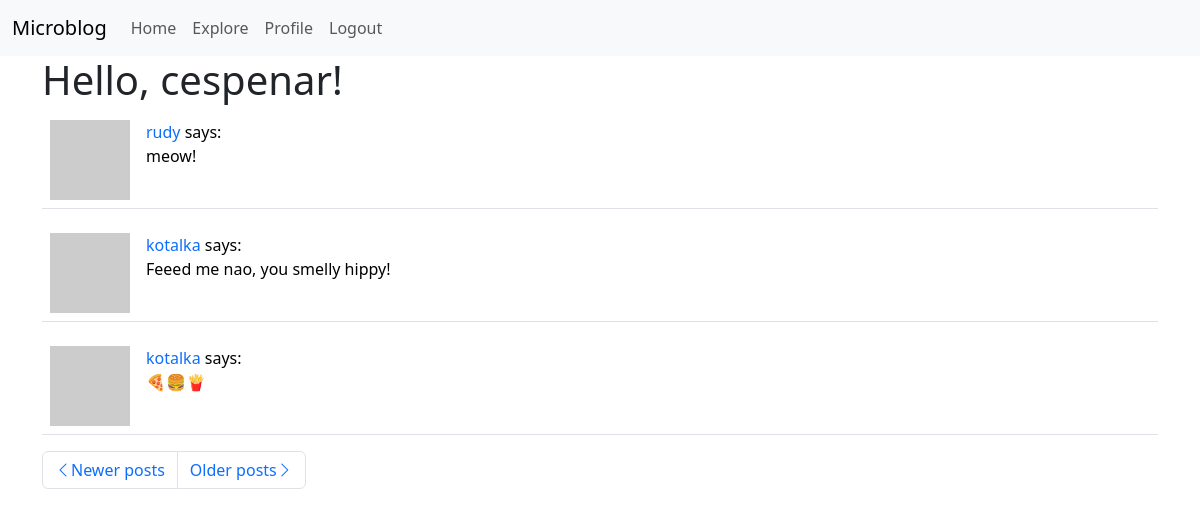
The app's page /explore?page=2 (signed in) with its own data.
### app/models.py (models this page shows, shortened)
class User(UserMixin, db.Model):
    id = db.Column(db.Integer, primary_key=True)
    username = db.Column(db.String(64), index=True, unique=True)
    email = db.Column(db.String(120), index=True, unique=True)
    password_hash = db.Column(db.String(128))
    posts = db.relationship('Post', backref='author', lazy='dynamic')
    about_me = db.Column(db.String(140))
    last_seen = db.Column(db.DateTime, default=datetime.utcnow)
    followed = db.relationship(
        'User',
        secondary=followers,
        primaryjoin=(followers.c.follower_id == id),
        secondaryjoin=(followers.c.followed_id == id),
        backref=db.backref('followers', lazy='dynamic'),
        lazy='dynamic'
    )
    def avatar(self, size):
        digest = md5(self.email.lower().encode('utf-8')).hexdigest()
        return f'https://www.gravatar.com/avatar/{digest}?d=identicon&s={size}'

class Post(db.Model):
    id = db.Column(db.Integer, primary_key=True)
    body = db.Column(db.String(140))
    timestamp = db.Column(db.DateTime, index=True, default=datetime.utcnow)
    user_id = db.Column(db.Integer, db.ForeignKey('user.id'))

### app/routes.py (the view)
@app.route('/explore')
@login_required
def explore():
    page = request.args.get('page', 1, type=int)
    posts = Post.query.order_by(Post.timestamp.desc()).paginate(
        page, app.config['POSTS_PER_PAGE'], False)
    next_url = url_for('explore',
                       page=posts.next_num) if posts.has_next else None
    prev_url = url_for('explore',
                       page=posts.prev_num) if posts.has_prev else None
    return render_template('index.html', title='Explore', posts=posts.items,
                           next_url=next_url, prev_url=prev_url)

### app/models.py (called while the page is built)
@login.user_loader
def load_user(id):
    return User.query.get(int(id))

### app/routes.py (called while the page is built)
@app.before_request
def before_request():
    if current_user.is_authenticated:
        current_user.last_seen = datetime.utcnow()
        db.session.commit()

### app/templates/index.html (shortened to what this page needs)
{% extends "base.html" %}
{% from 'bootstrap/form.html' import render_form %}
{% block app_content %}
    <h1>Hello, {{ current_user.username }}!</h1>
    {% for post in posts %}
        {% include '_post.html' %}
    {% endfor %}
    <nav aria-label="...">
        <ul class="pagination">
            <li class="page-item{% if not prev_url %} disabled{% endif %}">
                <a class="page-link" href="{{ prev_url or '#' }}"
                   aria-label="Previous">
                    <span class="bi-chevron-left" aria-hidden="true"></span>Newer
                    posts
                </a>
            </li>
            <li class="page-item{% if not next_url %} disabled{% endif %}">
                <a class="page-link" href="{{ next_url or '#' }}"
                   aria-label="Next">
                    Older posts<span class="bi-chevron-right"
                                     aria-hidden="true"></span>
                </a>
            </li>
        </ul>
    </nav>
{% endblock %}

### app/templates/_post.html
<table class="table table-hover">
    <tr>
        <td style="width: 70px">
            <a href="{{ url_for('user', username=post.author.username) }}">
                <img src="{{ post.author.avatar(70) }}" alt="User avatar">
            </a>
        </td>
        <td>
            <a href="{{ url_for('user', username=post.author.username) }}">
                {{ post.author.username }}
            </a>
            says:
            <br>
            {{ post.body }}
        </td>
    </tr>
</table>

### app/templates/base.html (style rules this page uses)
a { text-decoration: none; }

### records on screen
User: username "cespenar"
Post: author.username "rudy", body "meow!"
Post: author.username "kotalka", body "Feeed me nao, you smelly hippy!"
Post: author.username "kotalka", body "🍕🍔🍟"
